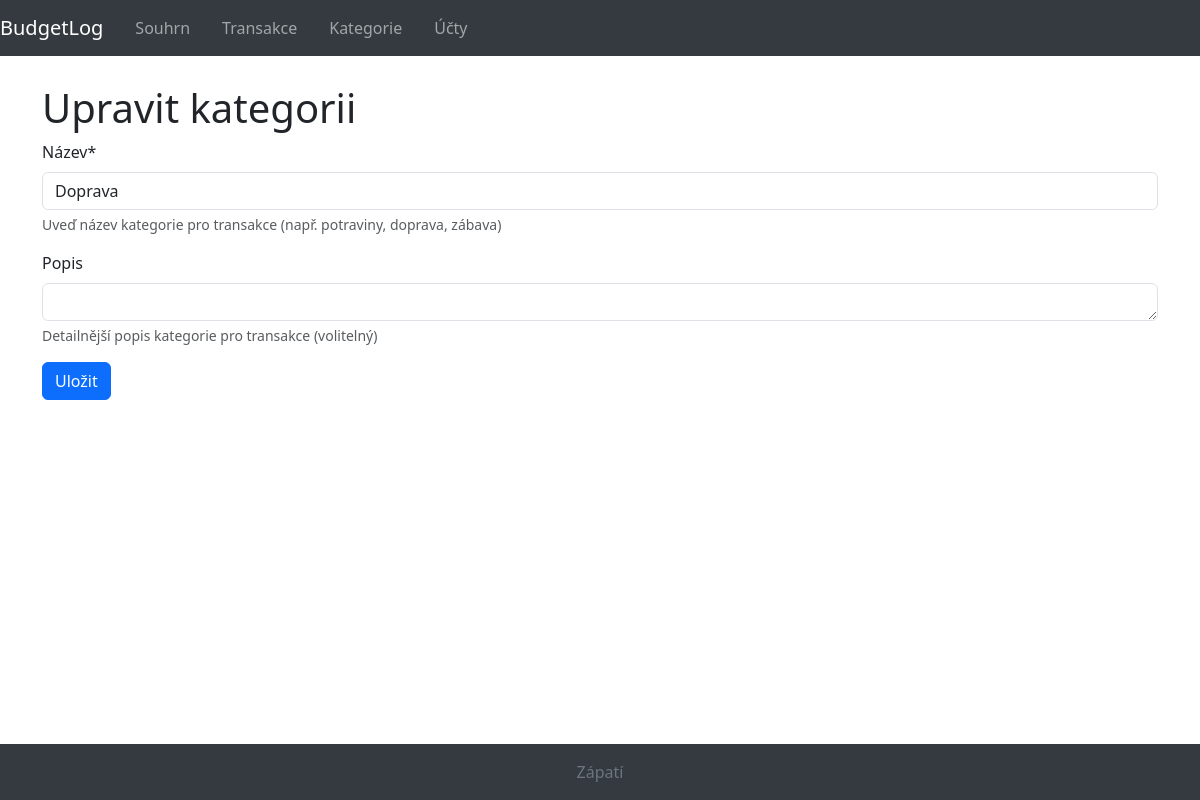
Page /categories/edit/8/ on the earlier database version.
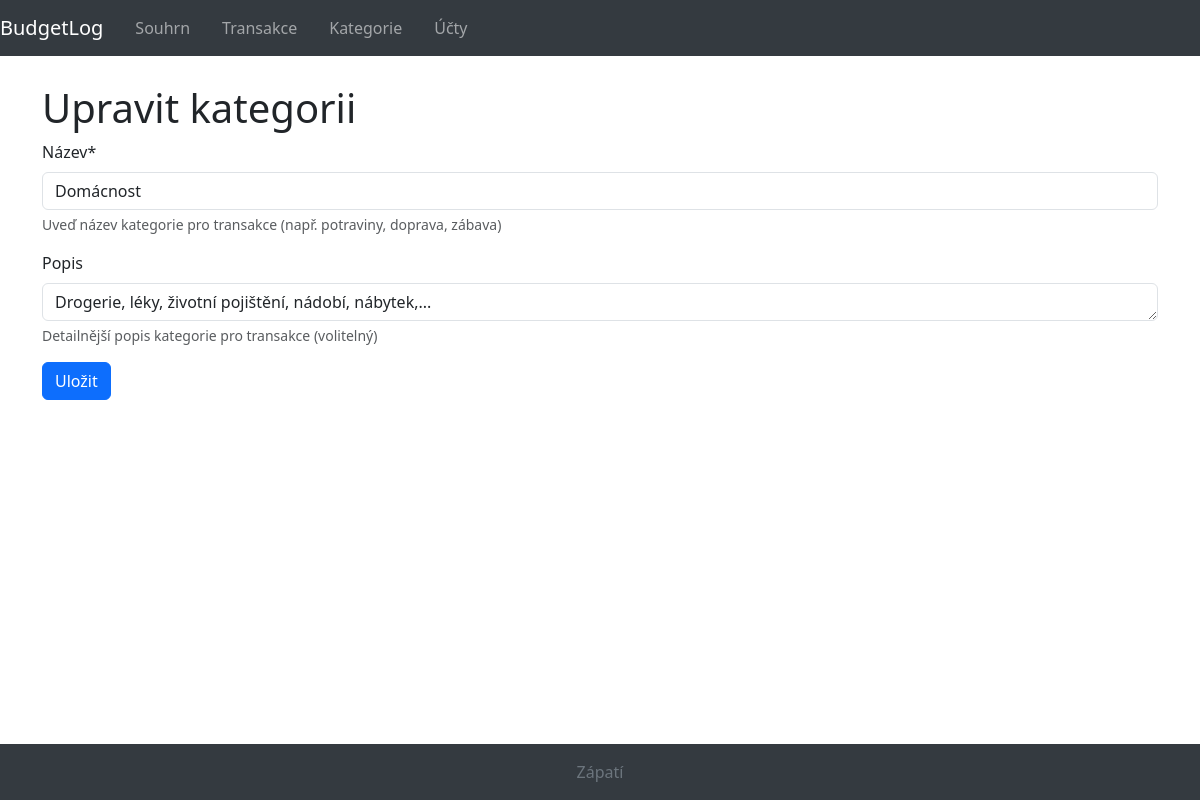
Same page on the later database version.
### budgetlog/models.py (models this page shows, shortened)
class Category(models.Model):
    name = models.CharField(max_length=200, unique=True, verbose_name="Název",
                            help_text="Uveď název kategorie pro transakce (např. potraviny, doprava, zábava)")
    description = models.TextField(null=True, blank=True, verbose_name="Popis",
                                   help_text="Detailnější popis kategorie pro transakce (volitelný)")

### budgetlog/views.py (the view)
# urls.py: path('categories/edit/<int:pk>/', views.CategoryUpdateView.as_view(), name='category-edit'),
class CategoryUpdateView(UpdateView):
    model = Category
    form_class = CategoryForm
    template_name = 'budgetlog/category_form.html'
    success_url = reverse_lazy('category-list')

### budgetlog/forms.py
class CategoryForm(forms.ModelForm):
    class Meta:
        model = Category
        fields = ['name', 'description']
        widgets = {'description': forms.Textarea(attrs={'rows': 1})}

### budgetlog/templates/budgetlog/category_form.html (shortened to what this page needs)
{% extends "base_generic.html" %}
{% load crispy_forms_tags %}
{% block content %}
    <h1>{% if form.instance.pk %}Upravit{% else %}Přidat{% endif %} kategorii</h1>
    <form method="post">
        {{ form|crispy }}
        <button type="submit" class="btn btn-primary">Uložit</button>
    </form>
{% endblock %}

Differences in the rows shown:
changed Category: name "Doprava" → "Domácnost"; description (not shown) → "Drogerie, léky, životní pojištění, nádobí, nábytek,..."
